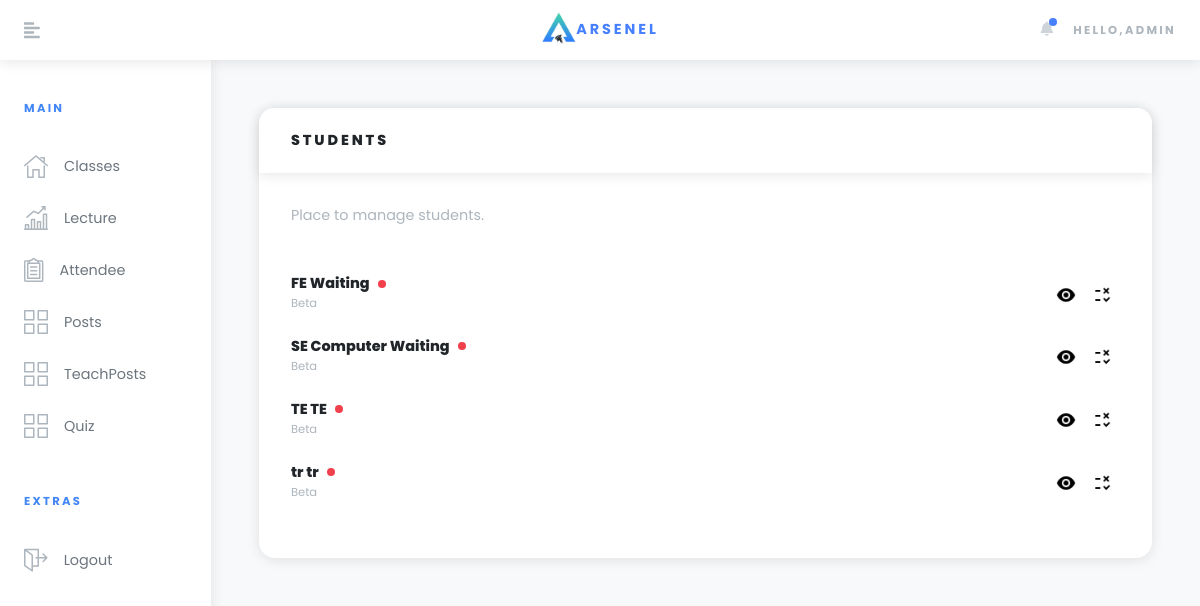
The page /app1/student/ (signed in) on the database its author committed.
### custom_user/models.py (models this page shows, shortened)
class User(AbstractBaseUser):
	email=models.EmailField(verbose_name="email",max_length=50,unique=True)
	username=models.CharField(max_length=30,unique=True,blank=True)
	date_joined=models.DateTimeField(verbose_name="date joined",auto_now_add=True)
	last_login=models.DateTimeField(verbose_name="last joined",auto_now_add=True)
	is_admin=models.BooleanField(default=False)
	is_active=models.BooleanField(default=True)
	is_staff=models.BooleanField(default=False)
	is_superuser=models.BooleanField(default=False)
	is_teacher=models.BooleanField(default=False)
	is_student=models.BooleanField(default=False)
	USERNAME_FIELD="email"
	REQUIRED_FIELDS=['username']
	objects=MyAccountManager()

### app1/models.py (models this page shows)
class Section_class(models.Model):
	owner=models.ForeignKey(User,on_delete=models.CASCADE,blank=True,null=True)
	teacher=models.ManyToManyField(User,related_name="members",blank=True)
	year=models.CharField(max_length=20)
	div=models.CharField(max_length=10)
	def __str__(self):
		return "%s %s"%(self.year,self.div)

### app1/views.py (the view)
# urls.py: path('student/',student_view,name="student"),
@login_required(login_url='/account/login')
def student_view(request):     #shows all classes in which students exist
	obj=Section_class.objects.all()
	context={"list":obj}
	return render(request,"stud.html",context)

### app1/templates/stud.html
{% extends "base.html" %}
{% block content %}
{% load static %}
<div class="page-holder w-100 d-flex flex-wrap">
        <div class="container-fluid px-xl-5">
          <section class="py-5">
            <div class="row">
              <div class="col-lg-12 mb-4">
                <div class="card">
                  <div class="card-header">
                    <h2 class="h6 mb-0 text-uppercase">Students</h2>
                  </div>
                  <div class="card-body">
                    <p class="text-gray mb-5">Place to manage students.</p>
                    {% for obj in list %}
                    <div class="d-flex justify-content-between align-items-start align-items-sm-center mb-4 flex-column flex-sm-row" style="position: relative;">
                      <div class="left d-flex align-items-center ">
                        <div class="text">
                          <h6 class="mb-0 d-flex align-items-center"> <span>{{obj}}</span><span class="dot dot-sm ml-2 bg-red"></span></h6><small class="text-gray">Beta</small>
                        </div>
                      </div>
                      <div class="right ml-5 ml-sm-0 pl-3 pl-sm-0 " style="position: absolute; right: 0px;">
                        <table style="border:0px; ">
                        <tr>
                         <td><a href="{% url 'app1:stud_view' my_id=obj.id %}" data-toggle="tooltip" title="View Students"><img src="{% static 'icons/eye-24.png' %}" style="height:20px;"></a></td>
                          <td><a href="{% url 'attendance_manager:class_viewer' my_id=obj.id %}" data-toggle="tooltip" title="Attendance Manager"><img src="{% static 'icons/attendance-24.png' %}" style="height:20px;"></a></td>
                        </tr>
					            	</table>
                      </div>
                    </div>
                    {% endfor %}
                  </div>
                </div>
              </div>
          </div>
      </section>
  </div>
</div>
{% endblock %}

### app1/templates/navbar.html (shortened to what this page needs)
{% load static %}
      <nav class="navbar navbar-expand-lg px-4 py-2 bg-white shadow sticky-top" style="height: 60px;"><a class="sidebar-toggler text-gray-500 mr-4 mr-lg-5 lead"><i class="fas fa-align-left"></i></a><a href="{% url 'root' %}" class="navbar-brand font-weight-bold text-uppercase text-base"><img src="{% static 'Logos/apple-icon-180x180.png' %}" style="height: 35px;">ARSENEL</a>
        <ul class="ml-auto d-flex align-items-center list-unstyled mb-0">
         {% if request.user.is_authenticated %}
         <li class="nav-item dropdown mr-3"><a id="notifications" href="http://example.com" data-toggle="dropdown" aria-haspopup="true" aria-expanded="false" class="nav-link dropdown-toggle text-gray-400 px-1"><i class="fa fa-bell"></i><span class="notification-icon"></span></a>
        </li>
          <li class="nav-item dropdown ml-auto">
            <a id="userInfo" href="#" data-toggle="dropdown" aria-haspopup="true" aria-expanded="false" class="text-gray-500 dropdown-toggle text-uppercase  font-weight-bold small">Hello,{{request.user.username}}</a>
          </li>
          {% endif %}
        </ul>
      </nav>

### static/app1/css/master.css (style rules this page uses)
* { box-sizing: border-box }
table { border-collapse: collapse; border-spacing: 0; width: 100%; border: 1px solid #ddd; }
th, td { text-align: left; padding: 8px; }
nav { background-color: #0388fc; z-index: 2; }

### rows shown on the page
User: user.username "ADMIN"
Section_class: year+div "FE Waiting"
Section_class: year+div "SE Computer Waiting"
Section_class: year+div "TE TE"
Section_class: year+div "tr tr"
